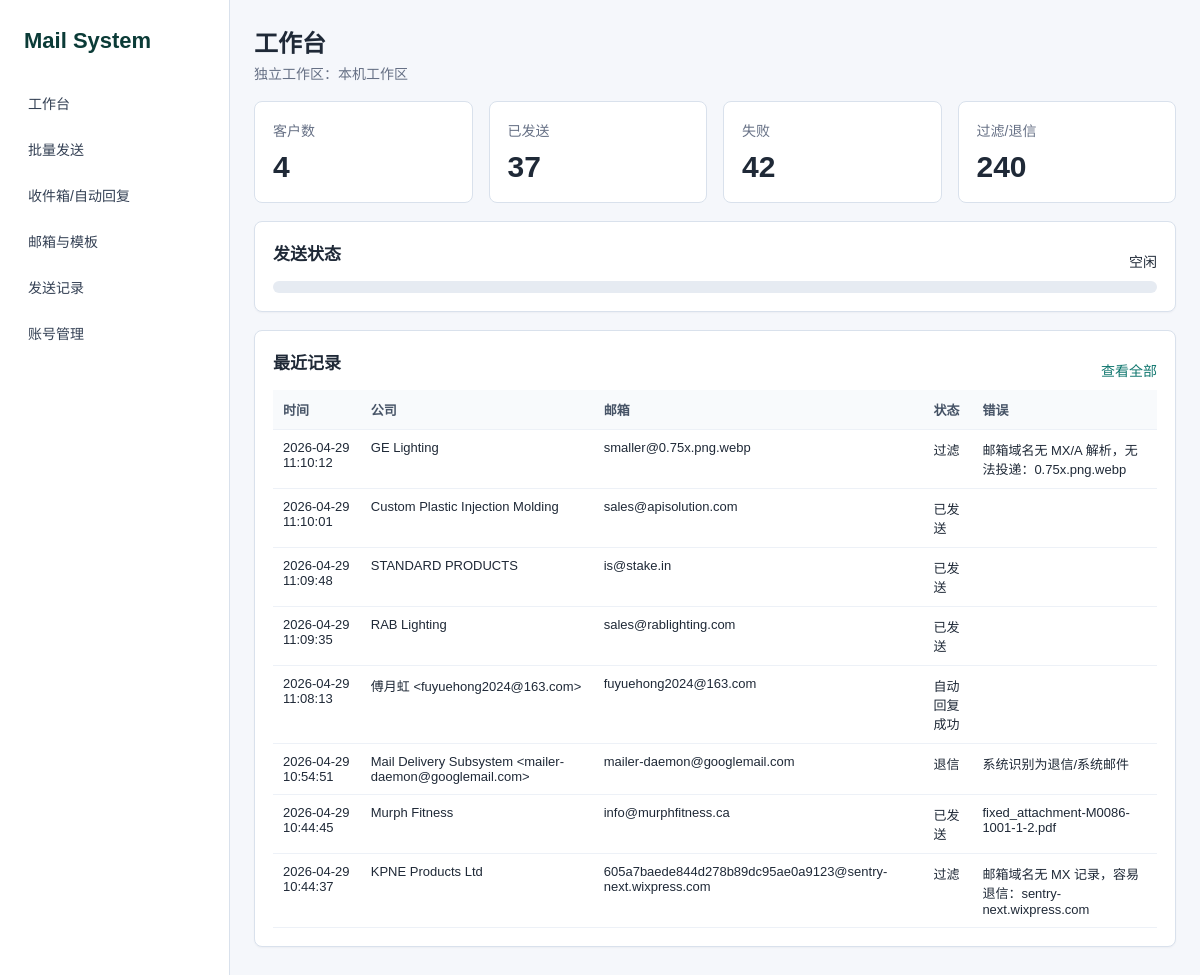
The page / on the database its author committed.
### tables this page shows
CREATE TABLE sent_logs (
            id integer primary key autoincrement,
            user_id integer not null,
            company text,
            recipient text,
            status text not null,
            subject text,
            body text,
            business_summary text,
            error text,
            created_at text not null
        );

### web_app.py (the view)
    def wrapper(*args, **kwargs):
        return fn(*args, **kwargs)

### web_app.py (called while the page is built, shortened)
def db() -> sqlite3.Connection:
    if "db" not in g:
        conn = sqlite3.connect(DB_PATH)
        conn.row_factory = sqlite3.Row
        g.db = conn
    return g.db

def client_ip() -> str:
    forwarded = request.headers.get("X-Forwarded-For", "").split(",", 1)[0].strip()
    return forwarded or request.remote_addr or "local"

def workspace_username() -> str:
    ip = client_ip()
    if ip in {"127.0.0.1", "::1", "localhost"}:
        return "admin"
    safe_ip = re.sub(r"[^0-9a-zA-Z]+", "_", ip).strip("_") or "unknown"
    return f"device_{safe_ip}"

def workspace_label(username: str) -> str:
    if WORKSPACE_LABEL and WORKSPACE_LABEL != "本机工作区":
        return WORKSPACE_LABEL if username == "admin" else f"{WORKSPACE_LABEL} / {username.replace('device_', '电脑 ').replace('_', '.')}"
    if username == "admin":
        return "本机工作区"
    return username.replace("device_", "电脑 ").replace("_", ".")

def is_local_request() -> bool:
    return client_ip() in {"127.0.0.1", "::1", "localhost"}

def is_local_admin() -> bool:
    return is_local_request() and g.user["username"] == "admin" and bool(g.user["is_admin"])

def current_user():
    username = workspace_username()
    if username != "admin":
        return get_or_create_user(username)
    user = db().execute("select * from users where username='admin'").fetchone()
    if user:
        return user

@app.before_request
def load_user() -> None:
    g.user = current_user()
    g.workspace_label = workspace_label(g.user["username"])
    g.is_local_admin = is_local_admin()

def login_required(fn):
    def wrapper(*args, **kwargs):
        return fn(*args, **kwargs)
    wrapper.__name__ = fn.__name__
    return wrapper

@app.route("/")
@login_required
def dashboard():
    counts = {
        "customers": db().execute("select count(*) from customers where user_id=?", (g.user["id"],)).fetchone()[0],
        "sent": db().execute("select count(*) from sent_logs where user_id=? and status='已发送'", (g.user["id"],)).fetchone()[0],
        "failed": db().execute("select count(*) from sent_logs where user_id=? and status='失败'", (g.user["id"],)).fetchone()[0],
        "filtered": db().execute("select count(*) from sent_logs where user_id=? and status in ('过滤','退信')", (g.user["id"],)).fetchone()[0],
    }
    recent = db().execute("select * from sent_logs where user_id=? order by id desc limit 8", (g.user["id"],)).fetchall()
    return render_template("dashboard.html", counts=counts, recent=recent, job=jobs.get(g.user["id"], {}))

### templates/dashboard.html
{% extends "base.html" %}
{% block title %}工作台{% endblock %}
{% block content %}
<section class="cards">
  <div class="stat"><span>客户数</span><strong>{{ counts.customers }}</strong></div>
  <div class="stat"><span>已发送</span><strong>{{ counts.sent }}</strong></div>
  <div class="stat"><span>失败</span><strong>{{ counts.failed }}</strong></div>
  <div class="stat"><span>过滤/退信</span><strong>{{ counts.filtered }}</strong></div>
</section>
<section class="panel">
  <div class="panel-head"><h2>发送状态</h2><span>{{ job.message or '空闲' }}</span></div>
  <div class="progress"><i style="width: {{ (job.current or 0) * 100 // (job.total or 1) }}%"></i></div>
</section>
<section class="panel">
  <div class="panel-head"><h2>最近记录</h2><a class="link" href="{{ url_for('logs') }}">查看全部</a></div>
  <table>
    <thead><tr><th>时间</th><th>公司</th><th>邮箱</th><th>状态</th><th>错误</th></tr></thead>
    <tbody>{% for row in recent %}<tr><td>{{ row.created_at }}</td><td>{{ row.company }}</td><td>{{ row.recipient }}</td><td>{{ row.status }}</td><td>{{ row.error }}</td></tr>{% endfor %}</tbody>
  </table>
</section>
{% endblock %}

### templates/base.html (shortened to what this page needs)
<!doctype html>
<html lang="zh-CN">
<head>
  <link rel="stylesheet" href="{{ url_for('static', filename='style.css') }}">
</head>
<body>
  <aside class="sidebar">
    <div class="brand">Mail System</div>
    <nav>
      <a href="{{ url_for('dashboard') }}">工作台</a>
      <a href="{{ url_for('send_page') }}">批量发送</a>
      <a href="{{ url_for('inbox') }}">收件箱/自动回复</a>
      <a href="{{ url_for('settings') }}">邮箱与模板</a>
      <a href="{{ url_for('logs') }}">发送记录</a>
      {% if g.is_local_admin %}
      <a href="{{ url_for('users') }}">账号管理</a>
      {% endif %}
    </nav>
  </aside>
  <main class="main">
    <header class="topbar">
      <div>
        <h1>{% block title %}{% endblock %}</h1>
        <p>独立工作区：{{ g.workspace_label or '本机工作区' }}</p>
      </div>
    </header>
    {% block content %}{% endblock %}
  </main>
</body>
</html>

### static/style.css (style rules this page uses)
:root { --bg:#f5f7fb;--panel:#fff;--text:#1f2937;--muted:#667085;--line:#d9e1ec;--primary:#0f766e;--primary2:#115e59;--danger:#b42318 }
* { box-sizing:border-box }
body { margin:0;background:var(--bg);color:var(--text);font-family:Arial,"Microsoft Yahei",sans-serif;font-size:14px }
.sidebar { position:fixed;inset:0 auto 0 0;width:230px;background:#ffffff;border-right:1px solid var(--line);padding:22px 16px }
.brand { font-size:22px;font-weight:700;margin:6px 8px 28px;color:#0b3b37 }
.sidebar a { display:block;padding:11px 12px;margin:4px 0;border-radius:6px;color:#344054;text-decoration:none }
.main { margin-left:230px;min-height:100vh;padding:24px }
.topbar { display:flex;justify-content:space-between;align-items:center;margin-bottom:18px }
.topbar h1 { font-size:24px;margin:0 0 4px }
.topbar p { margin:0;color:var(--muted) }
.panel { background:var(--panel);border:1px solid var(--line);border-radius:8px;padding:18px;margin-bottom:18px;box-shadow:0 1px 2px rgba(16,24,40,.04) }
.panel h2 { font-size:17px;margin:0 0 16px }
.panel-head { display:flex;align-items:center;justify-content:space-between }
.cards { display:grid;grid-template-columns:repeat(4,minmax(0,1fr));gap:16px;margin-bottom:18px }
.stat { background:#fff;border:1px solid var(--line);border-radius:8px;padding:18px }
.stat span { display:block;color:var(--muted) }
.stat strong { display:block;font-size:30px;margin-top:10px }
table { width:100%;border-collapse:collapse;font-size:13px }
th,td { border-bottom:1px solid #edf1f7;padding:10px;text-align:left;vertical-align:top }
th { background:#f8fafc;color:#475467;font-weight:600 }
.progress { height:12px;border-radius:999px;background:#e6ebf2;overflow:hidden }
.link { color:var(--primary);text-decoration:none }

### rows shown on the page
sent_logs: created_at "2026-04-29 11:10:12", company "GE Lighting", recipient "smaller@0.75x.png.webp", status "过滤", error "邮箱域名无 MX/A 解析，无法投递：0.75x.png.webp"
sent_logs: created_at "2026-04-29 11:10:01", company "Custom Plastic Injection Molding", recipient "sales@apisolution.com", status "已发送"
sent_logs: created_at "2026-04-29 11:09:48", company "STANDARD PRODUCTS", recipient "is@stake.in", status "已发送"
sent_logs: created_at "2026-04-29 11:09:35", company "RAB Lighting", recipient "sales@rablighting.com", status "已发送"
sent_logs: created_at "2026-04-29 11:08:13", company "傅月虹 <fuyuehong2024@163.com>", recipient "fuyuehong2024@163.com", status "自动回复成功"
sent_logs: created_at "2026-04-29 10:54:51", company "Mail Delivery Subsystem <mailer-daemon@googlemail.com>", recipient "mailer-daemon@googlemail.com", status "退信", error "系统识别为退信/系统邮件"
sent_logs: created_at "2026-04-29 10:44:45", company "Murph Fitness", recipient "info@murphfitness.ca", status "已发送", error "fixed_attachment-M0086-1001-1-2.pdf"
sent_logs: created_at "2026-04-29 10:44:37", company "KPNE Products Ltd", recipient "605a7baede844d278b89dc95ae0a9123@sentry-next.wixpress.com", status "过滤", error "邮箱域名无 MX 记录，容易退信：sentry-next.wixpress.com"

### other values the page prints
{{ g.workspace_label or '本机工作区' }} "本机工作区"
{{ counts.customers }} "4"
{{ counts.sent }} "37"
{{ counts.failed }} "42"
{{ counts.filtered }} "240"
{{ job.message or '空闲' }} "空闲"
